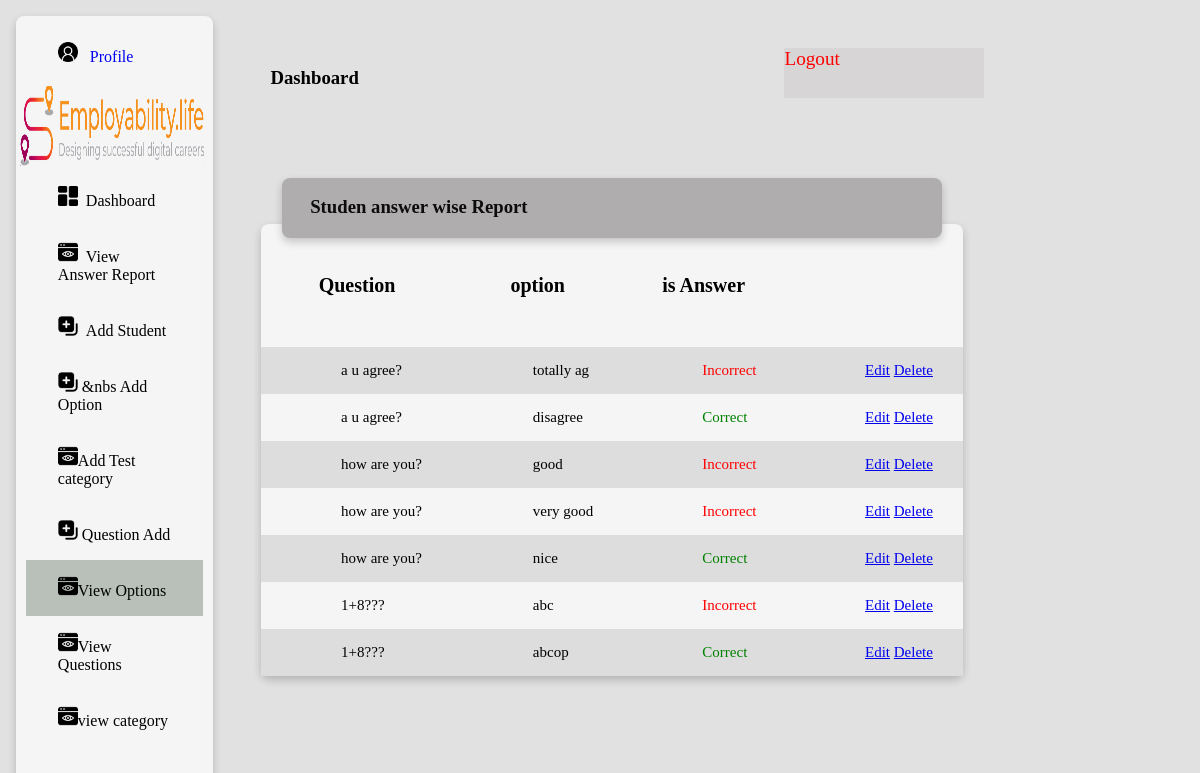
The page /viewoption/ on the database its author committed.
### quiz/models.py (models this page shows, shortened)
class Option(models.Model):
    question=models.ForeignKey(question, on_delete=models.CASCADE, null=True, default="")
    option_title=models.CharField(max_length=10)
    is_answer=models.BooleanField(default=False)

class question(models.Model):
    categoryName=models.ForeignKey(Testcategory, on_delete=models.CASCADE, null=True, default="")
    question=models.TextField()
    def __str__(self):
        return self.question

### quiz/views.py (the view)
# urls.py: path('viewoption/',view_option,name='viewoption'),
def view_option(request):
    obj=Option.objects.all()
    return render(request,'viewoption.html',{'obj':obj})

### quiz/templates/viewoption.html (shortened to what this page needs)
{% load static %}
<html>
    <head>
        <link rel="stylesheet" href="{% static 'css/demo.css' %}">
    </head>
    <body>
        <div class="main">
            <div class="menu">
                <div class="card menu_item">
                    <span class="button button1" onclick="window.location.href='';" style="margin-top: 10px;">
                        <a href="{% url 'adprofile' %}" style="text-decoration: none;">
                            <img src="{% static 'icon/profile.png' %}" height="20px" width="20px"> &nbsp Profile
                        </a>
                    </span>
                    <br>
                    <div class="logo"><img src="{% static 'images/logo.png' %}" height="80px" width="94%" style="margin:2%;"
                            onclick="window.location.href='#';"></div>
                    <a class="button button1" href={% url 'index1' %}><img src="{% static 'icon/dashbord.png' %}"
                            height="20px" width="20px"> &nbspDashboard</span></a>
                    <a class="button button1" href={% url 'correct_answer' %}><img src="{% static 'icon/view.png' %}"
                            height="20px" width="20px"> &nbspView Answer Report</span></a>
                    <a class="button button1" href={% url 'addstudent' %}><img src="{% static 'icon/create.png' %}"
                            height="20px" width="20px"> &nbspAdd Student</span></a>
                    <a class="button button1" href={% url 'addoption' %}><img src="{% static 'icon/create.png' %}"
                            height="20px" width="20px"> &nbs Add Option</span></a>
                    <a class="button button1" href={% url 'addcategory' %}><img src="{% static 'icon/view.png' %}"
                            height="20px" width="20px">Add Test category</span></a>
                    <a class="button button1 " href={% url 'quistion1' %}><img src="{% static 'icon/create.png' %}"
                            height="20px" width="20px"> Question Add</span></a>
                    <a class="button button1 active" href={% url 'viewoption' %}><img src="{% static 'icon/view.png' %}"
                            height="20px" width="20px">View Options</span></a>
                    <a class="button button1" href={% url 'viewquestion' %}><img src="{% static 'icon/view.png' %}"
                            height="20px" width="20px">View Questions</span></a>
                    <a class="button button1" href={% url 'viewcategory' %}><img src="{% static 'icon/view.png' %}"
                            height="20px" width="20px">view category </span></a>
                            <br>
                </div>
            </div>
            <div class="stdreportdrd">
                <div class="dashboard">
                <div class="hed">
                    <h3 class="dbord"> &nbsp Dashboard</h3>
                </div>
                <a href="{% url 'admlogout' %}" class="button logout" style="text-decoration: none;color: red;font-size: larger;">Logout</span></a>
                <div class="card table stdtbl">
                    <div class="card studentreport">
                        <h3 style="font-weight: bold;">&nbsp &nbsp &nbsp Studen answer wise Report</h3>
                    </div>
                    <table>
                        <tr>
                                <th>Question</th>
                                <th>option</th>
                                <th>is Answer</th>
                        </tr>
                        {% for i in obj %}
                        <tr>
                            <td>{{i.question}}</td>
                            <td>{{i.option_title}}</td>
                            {% if i.is_answer %}
                                <td style="color: green;">Correct</td>
                            {% else%}
                                <td style="color: red;">Incorrect</td>
                            {% endif %}
                                <td>
                                <a href="{% url 'editoption' i.id %}">Edit</a>
                                <a href="{% url 'deloption' i.id %}">Delete</a>
                            </td>
                        </tr>
                        {% endfor %}
                    </table>
                </div>
            </div>
        </div>
    </body>
</html>

### quiz/static/css/demo.css (style rules this page uses)
* { box-sizing: border-box; }
body { background-color: #d1cece9c; }
.menu { float: left; width: 18%; }
.menu_item { margin: 8px; height: 98%; }
.card { background-color: whitesmoke; box-shadow: 0 4px 8px 0 rgba(0,0,0,0.2); transition: 0.3s; border-radius: 8px; }
th { padding-top:50px; padding-bottom: 50px; font-size:20px;; }
td { text-align:start; padding-top: 15px; padding-right: 15px; padding-bottom: 15px; padding-left: 80px; font-size: 15px; }
.table { position: absolute; width: 97%; top: 10%; margin-top:150px ; }
.dbord { float: left; }
.logout { float: right; background-color:#d1cece9c; width: 200px; height: 50px; }
.dashboard { position: relative; float: left; padding: 20px; width: 82%; height: 300px; }
table { border-collapse: collapse; width: 100%; padding-top: 20PX; }
tr:nth-child(even) { background-color: #dddddd; }
.button1 { border: none; color: white; padding: 16px 32px; text-decoration: none; display: inline-block; font-size: 16px; margin-left:5%; margin-right:5%; transition-duration: 0.4s; cursor: pointer; }
.button1 { background-color: whitesmoke; color: black; border: 2px #c3c3c3; width: 90%; }
.active { background-color: #b9c0b9; }
img { cursor: pointer; }
.studentreport { position:absolute; left:3% ; bottom: 97%; height: 60px; width: 94%; background-color:#afadad; color: rgba(0, 0, 0, 0.934); }
.stdtbl { position: relative; }
.stdreportdrd { position: relative; float: left; padding: 20px; width: 82%; }

### rows shown on the page
Option: question "a u agree?", option_title "totally ag", is_answer "Incorrect"
Option: question "a u agree?", option_title "disagree", is_answer "Correct"
Option: question "how are you?", option_title "good", is_answer "Incorrect"
Option: question "how are you?", option_title "very good", is_answer "Incorrect"
Option: question "how are you?", option_title "nice", is_answer "Correct"
Option: question "1+8???", option_title "abc", is_answer "Incorrect"
Option: question "1+8???", option_title "abcop", is_answer "Correct"
